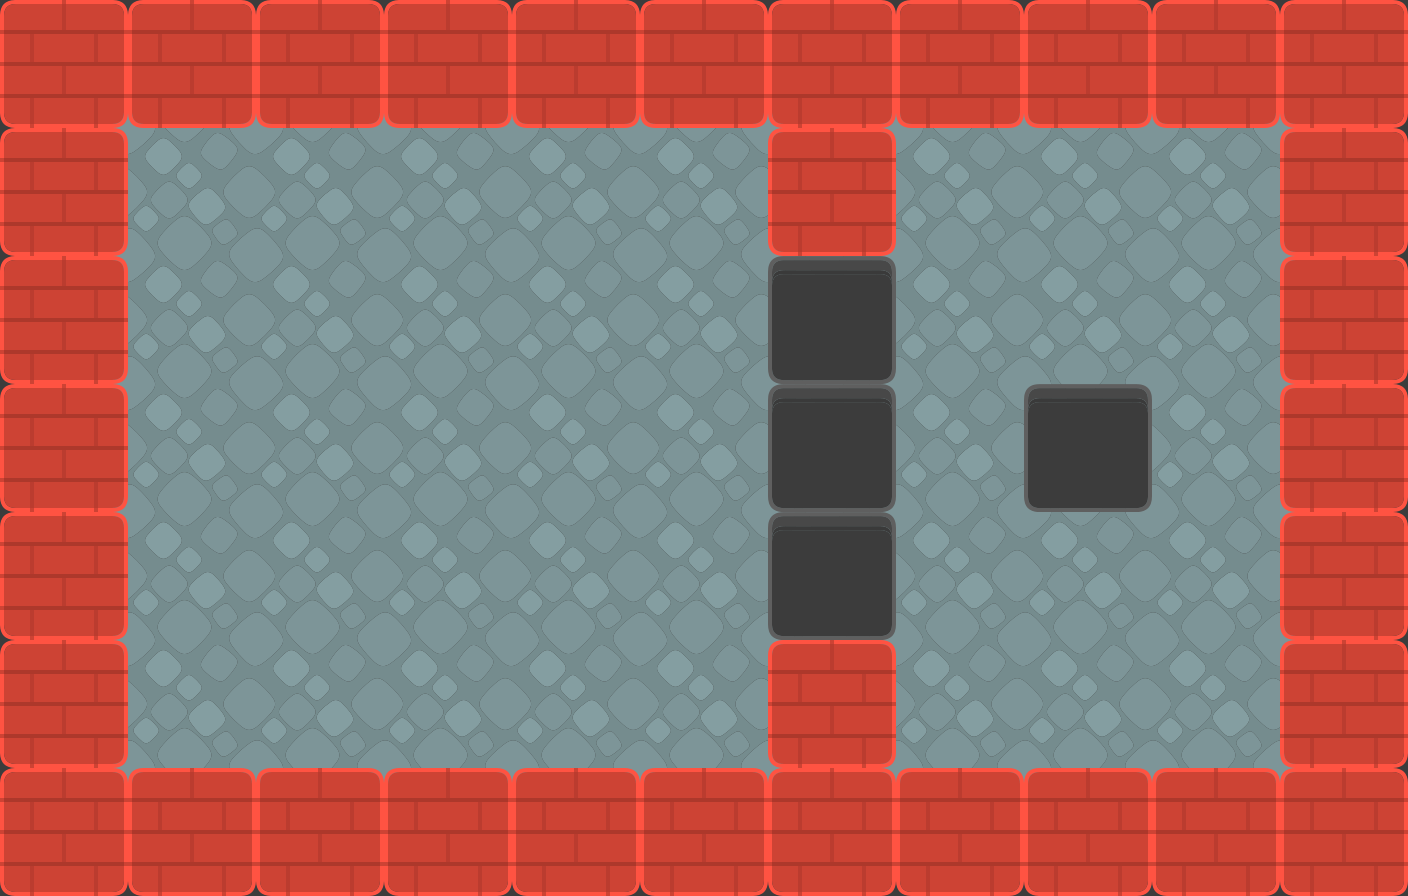

A level layout from a 2D game, rendered from its tile map. Below: a short description, then the map file with its tile-grid data intact:
An orthogonal 11x7 tile map with 128x128 px tiles, 2 tile layers (floor, building) and 5 objects (player).

<map version="1.8" tiledversion="1.8.5" orientation="orthogonal" renderorder="right-down" width="11" height="7" tilewidth="128" tileheight="128" infinite="0" backgroundcolor="#3c3c3c" nextlayerid="6" nextobjectid="38">
 <tileset firstgid="1" source="../../tilesheets/sokoban_tilesheet.tsx" />
 <layer id="4" name="floor" width="11" height="7" offsetx="64" offsety="64">
  <data encoding="csv">
90,90,90,90,90,90,90,90,90,90,0,
90,90,90,90,90,90,90,90,90,90,0,
90,90,90,90,90,90,90,90,90,90,0,
90,90,90,90,90,90,90,90,90,90,0,
90,90,90,90,90,90,90,90,90,90,0,
90,90,90,90,90,90,90,90,90,90,0,
0,0,0,0,0,0,0,0,0,0,0
</data>
 </layer>
 <layer id="1" name="building" width="11" height="7">
  <data encoding="csv">
85,85,85,85,85,85,85,85,85,85,85,
85,0,0,0,0,0,85,0,0,0,85,
85,0,0,0,0,0,12,0,0,0,85,
85,0,0,0,0,0,12,0,12,0,85,
85,0,0,0,0,0,12,0,0,0,85,
85,0,0,0,0,0,85,0,0,0,85,
85,85,85,85,85,85,85,85,85,85,85
</data>
 </layer>
 <objectgroup id="2" name="objects">
  <object id="3" name="player" gid="73" x="256" y="384" width="128" height="128" />
  <object id="32" gid="7" x="512" y="384" width="128" height="128" />
  <object id="37" gid="7" x="896" y="384" width="128" height="128" />
  <object id="33" gid="7" x="384" y="384" width="128" height="128" />
  <object id="25" gid="40" x="1024" y="384" width="128" height="128" />
 </objectgroup>
</map>
